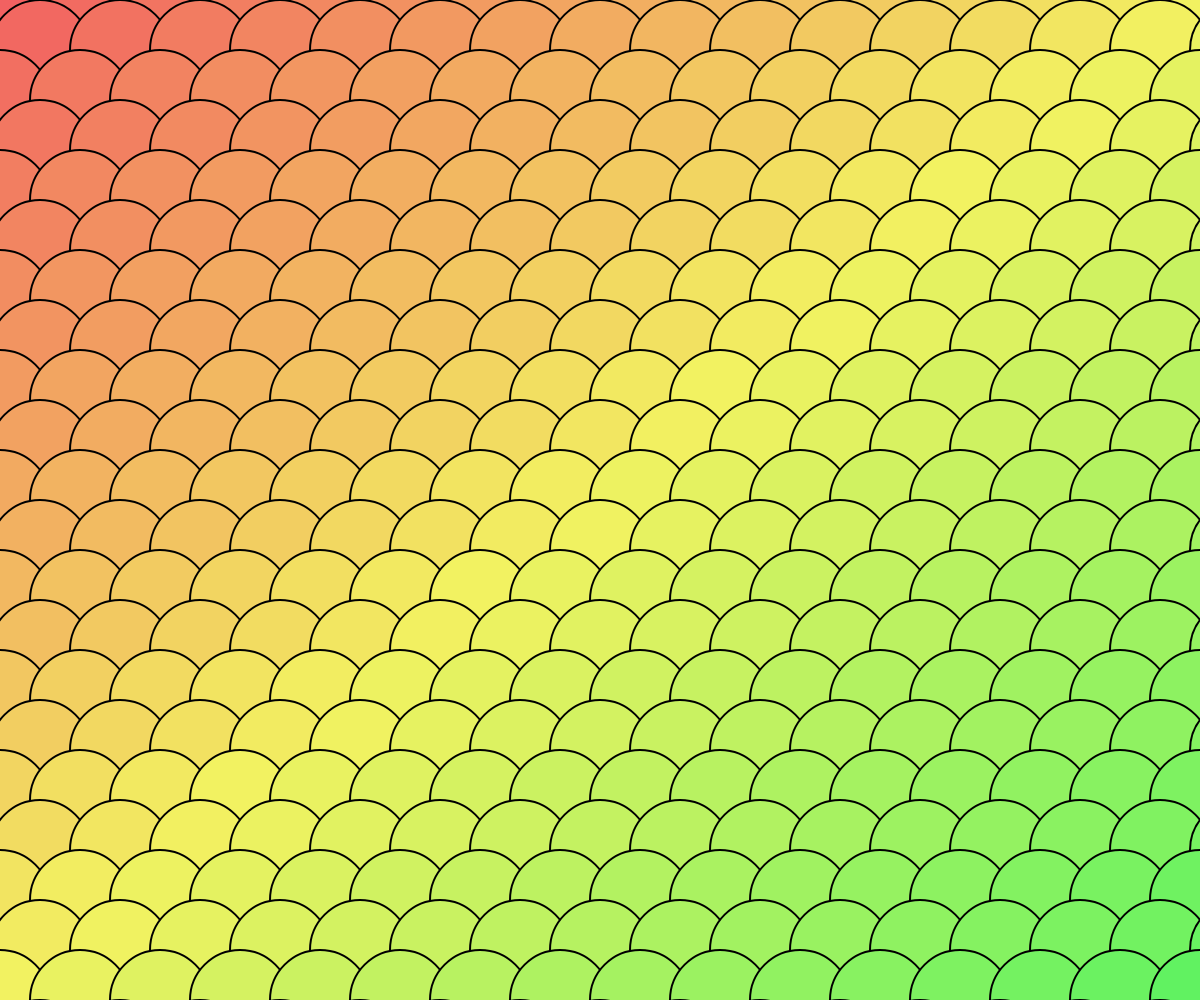
Frame 1 (no input)
Frame 60 (no input): identical to frame 1, image omitted
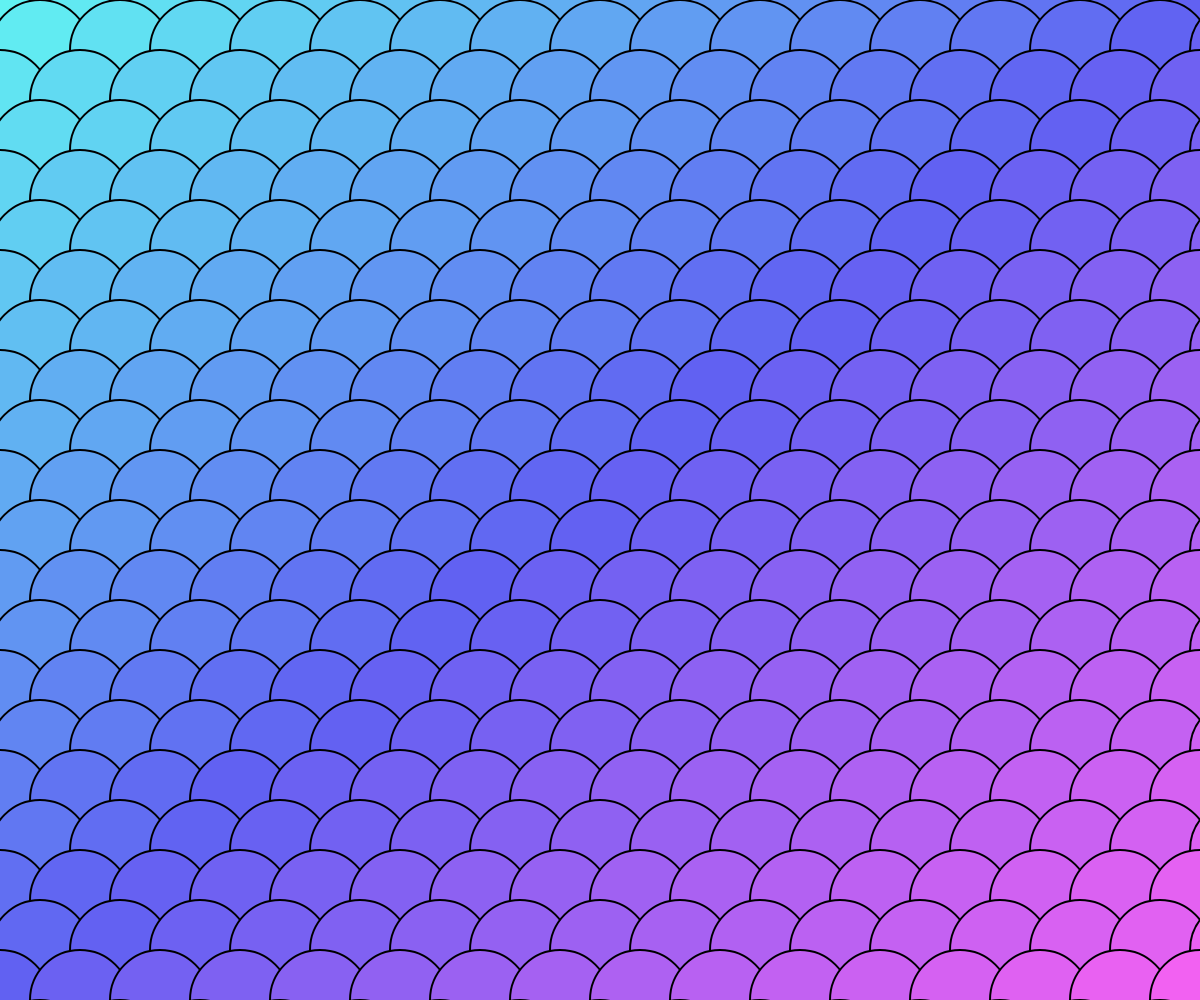
Frame 120 (the mouse pressed at the canvas centre since frame 60)

The p5.js sketch that drew these frames (run headless with seeded random() and noise() and a simulated clock; from frame 60 on, the mouse is pressed at the canvas centre):

// p5.js sketch
// ── sketch.js
function setup() {
  // 1. 建立一個充滿視窗的畫布
  createCanvas(windowWidth, windowHeight);
  // 使用 HSB 顏色模式 (色相 0-360, 飽和度 0-100, 亮度 0-100)
  colorMode(HSB, 360, 100, 100);
}

function draw() {
  background(0, 0, 95); // 淺灰色背景

  let diameter = 100;    // 圓形的直徑
  let spacingX = diameter * 0.8; // 水平間距 (小於直徑產生重疊)
  let spacingY = diameter * 0.5; // 垂直間距

  /**
   * 5. map() 函數說明：
   * map(value, start1, stop1, start2, stop2)
   * 我們將滑鼠的 X 座標 (0 到 width) 映射到 0 到 360 的色相值。
   * 當滑鼠在左側時 baseHue 為 0 (紅色系)，在右側時接近 360。
   */
  let baseHue = map(mouseX, 0, width, 0, 360);

  stroke(0);        // 1. 加上黑色邊框
  strokeWeight(2);  // 線條粗細設定

  // 2. 使用巢狀迴圈繪製圖形
  for (let y = 0; y < height + diameter; y += spacingY) {
    // 2. 魚鱗狀位移：判斷當前是第幾列，如果是奇數列則向右偏移
    let rowCount = floor(y / spacingY);
    let xOffset = (rowCount % 2 === 0) ? 0 : spacingX / 2;

    for (let x = 0; x < width + diameter; x += spacingX) {
      // 3. 強化顏色變化：
      // 每個圓形的色相 = 滑鼠基礎值 + (X座標產生的偏移) + (Y座標產生的偏移)
      // 使用 % 360 是為了確保數值超過 360 後會回到 0，形成色彩循環
      let h = (baseHue + map(x, 0, width, 0, 60) + map(y, 0, height, 0, 60)) % 360;
      
      fill(h, 60, 95); // 使用計算出的色相，飽和度 60，亮度 95
      ellipse(x + xOffset, y, diameter, diameter);
    }
  }
}

function windowResized(){
  resizeCanvas(windowWidth, windowHeight);
}
